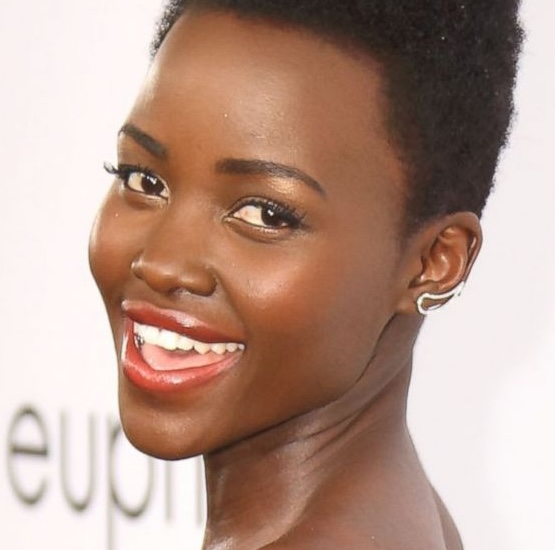
#> input picture Lupita.jpeg, 555 x 550 px
$ python -i webpage1.py   (imports and definitions only)
#> lines starting #> are read from the running program, lines starting #| are printed output that depends on the picture; after the words box and inside, x2 and y2 are one past the last pixel; in counts of white or black regions, pixels touching at a corner belong together
import streamlit as st
from PIL import Image
import numpy as np
import cv2


def detect_skin(image):
    # Convert image to numpy array
    img_array = np.array(image)
    # Convert color space from RGB to YCrCb
    img_ycrcb = cv2.cvtColor(img_array, cv2.COLOR_RGB2YCrCb)
#> img_ycrcb: shape (550, 555, 3); mean of channels 0, 1, 2 161.1, 143.7, 116.6
    # Define lower and upper bounds for skin color in YCrCb space
    lower_skin = np.array([0, 133, 77], dtype="uint8")
    upper_skin = np.array([255, 173, 127], dtype="uint8")
    # Create a mask to extract skin pixels
    mask_skin = cv2.inRange(img_ycrcb, lower_skin, upper_skin)
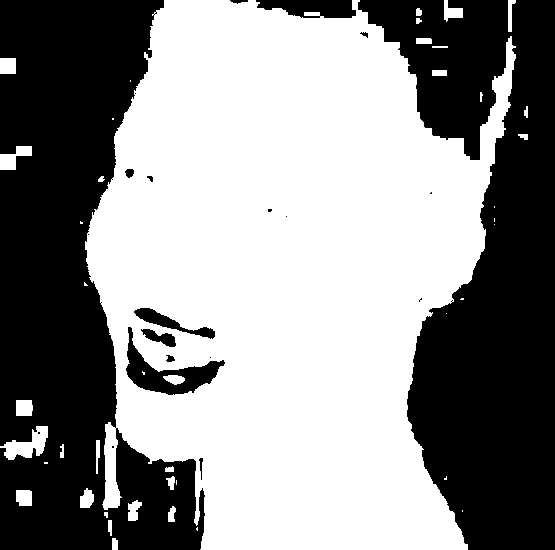
#> mask_skin: shape (550, 555); 55.6% white; 21 black regions (9 under 20 px), largest, box (x1, y1, x2, y2) and area: (0, 0, 205, 550) 68005, (358, 0, 555, 550) 62853, (126, 327, 225, 395) 2176
    # Apply the mask to the original image
    result = cv2.bitwise_and(img_array, img_array, mask=mask_skin)
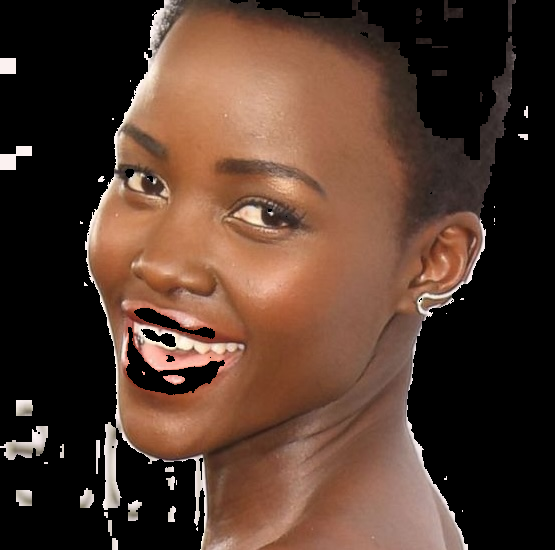
#> result: shape (550, 555, 3); mean R, G, B 83.6, 58.4, 45.9
    # Convert result back to PIL Image
    result_image = Image.fromarray(result)
    return result_image

# [46 lines left out: functions extract_skin_color, main, not called in this run]


#Example of predicting the seasonal color palette for a new skin tone sample
new_sample = [[20, 50, 200]]  # RGB values for the new skin tone
#in this case i want to add user image
# [1 line that did not run here, left out]


# [3 lines not run here, left out]

>>> import cv2
>>> picture = cv2.cvtColor(cv2.imread('Lupita.jpeg'), cv2.COLOR_BGR2RGB)
>>> result = detect_skin(picture)
